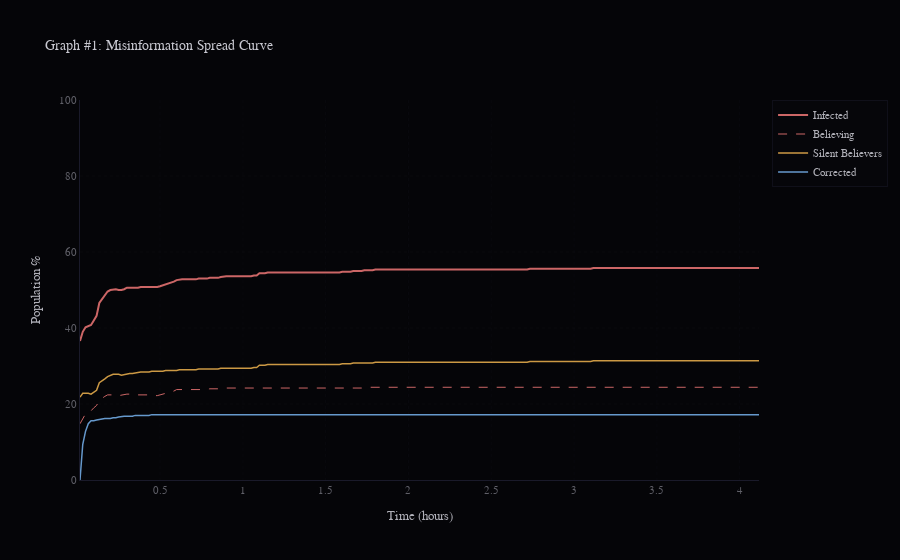

The notebook cell saved with this chart:
### Code cell
# Graph #1: Spread Curve (60s resolution sub-status data)
tl = result_detail.detailed_timelines
times_h = [t / 3600 for t in tl["time"]]

def plot_g1(fig, ax, dark=True):
    c = (C_RUMOR, C_SILENT, C_CORRECT) if dark else ('#cc3333', '#cc8800', '#3366cc')
    l1, = ax.plot(times_h, [x*100 for x in tl["total_infected_frac"]], color=c[0], label='Infected (total)')
    l2, = ax.plot(times_h, [x*100 for x in tl["believing_frac"]], color=c[0], alpha=0.6, linestyle='--', label='Believing')
    l3, = ax.plot(times_h, [x*100 for x in tl["silent_believer_frac"]], color=c[1], label='Silent Believers')
    l4, = ax.plot(times_h, [x*100 for x in tl["corrected_frac"]], color=c[2], label='Corrected')
    if dark:
        for line in [l1, l2, l3, l4]: add_subtle_glow(line)
    ax.set_xlabel('Time (hours)'); ax.set_ylabel('Population %')
    ax.set_title('Graph #1: Misinformation Spread Curve'); ax.legend(loc='upper left')
    ax.set_ylim(0, 100); ax.grid(True)

def plotly_g1():
    fig_p = go.Figure()
    fig_p.add_trace(go.Scatter(x=times_h, y=[x*100 for x in tl["total_infected_frac"]], mode='lines', name='Infected', line=dict(color=C_RUMOR, width=2)))
    fig_p.add_trace(go.Scatter(x=times_h, y=[x*100 for x in tl["believing_frac"]], mode='lines', name='Believing', line=dict(color=C_RUMOR, width=1, dash='dash')))
    fig_p.add_trace(go.Scatter(x=times_h, y=[x*100 for x in tl["silent_believer_frac"]], mode='lines', name='Silent Believers', line=dict(color=C_SILENT, width=1.5)))
    fig_p.add_trace(go.Scatter(x=times_h, y=[x*100 for x in tl["corrected_frac"]], mode='lines', name='Corrected', line=dict(color=C_CORRECT, width=1.5)))
    fig_p.update_layout(title='Graph #1: Misinformation Spread Curve', xaxis_title='Time (hours)', yaxis_title='Population %', yaxis_range=[0, 100])
    return fig_p

plot_dual(1, 'spread_curve', plot_g1, plotly_g1)

### Figure 1 — Plotly figure (JSON) as saved in the notebook; plotly's stock layout.template omitted (floating-point values rounded to 4 significant figures; data arrays with more than 128 entries replaced by an {"elided": "..."} marker saying what was removed)
{"data": [{"line": {"color": "#cc6666", "width": 2}, "mode": "lines", "name": "Infected", "type": "scatter", "x": {"elided": "247 float values"}, "y": {"elided": "247 float values"}}, {"line": {"color": "#cc6666", "dash": "dash", "width": 1}, "mode": "lines", "name": "Believing", "type": "scatter", "x": {"elided": "247 float values"}, "y": {"elided": "247 float values"}}, {"line": {"color": "#cc9944", "width": 1.5}, "mode": "lines", "name": "Silent Believers", "type": "scatter", "x": {"elided": "247 float values"}, "y": {"elided": "247 float values"}}, {"line": {"color": "#6699cc", "width": 1.5}, "mode": "lines", "name": "Corrected", "type": "scatter", "x": {"elided": "247 float values"}, "y": {"elided": "247 float values"}}], "layout": {"font": {"color": "#b0b0b8", "family": "Courier New, monospace", "size": 11}, "legend": {"bgcolor": "rgba(8,8,12,0.6)", "bordercolor": "#1a1a2a", "borderwidth": 0.5}, "paper_bgcolor": "#050508", "plot_bgcolor": "#050508", "title": {"font": {"color": "#c8c8d0", "size": 14}, "text": "Graph #1: Misinformation Spread Curve"}, "xaxis": {"gridcolor": "#111118", "griddash": "dot", "gridwidth": 0.4, "linecolor": "#1a1a2a", "tickfont": {"color": "#606068"}, "title": {"text": "Time (hours)"}, "zerolinecolor": "#1a1a2a"}, "yaxis": {"gridcolor": "#111118", "griddash": "dot", "gridwidth": 0.4, "linecolor": "#1a1a2a", "range": [0, 100], "tickfont": {"color": "#606068"}, "title": {"text": "Population %"}, "zerolinecolor": "#1a1a2a"}}}
